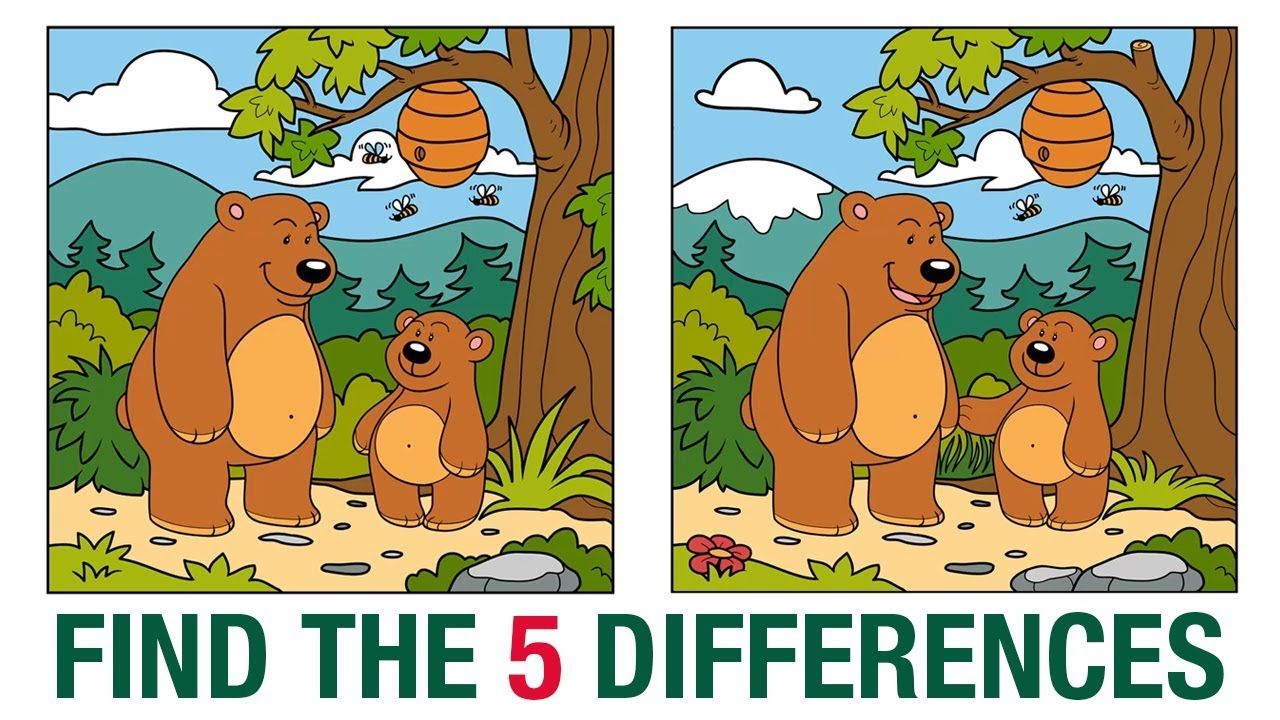
#> input picture spot_the_difference/puzzles/puzzle_01.png, 1280 x 720 px, found by its file name
$ python tune_sweep.py
#> lines starting #> are read from the running program, lines starting #| are printed output that depends on the picture
### spot_the_difference/spot_the_differences.py
#!/usr/bin/env python3
"""
spot_the_difference.py  (v2 – fixed)
=====================================
Fixes over v1:
  FIX A — Large blobs (r > max_allowed_r) are now SPLIT via distance-transform
           watershed instead of silently dropped.  This recovers the tail and
           cushion-stripe differences that were being swallowed by one giant
           alignment-artifact blob.
  FIX B — HUE_DILATE_KSIZE reduced 21→9 so the hue mask doesn't bleed and
           fuse unrelated regions into one oversized blob.
  FIX C — MERGE_RADIUS reduced 88→55 so spatially-separate differences
           (tail vs. cushion-stripe) don't collapse into a single circle that
           then exceeds the radius cap and gets dropped.
  FIX D — delta_floor lowered 8.0→7.0 to catch low-contrast diffs like the tail.
  FIX E — Circle padding tightened (+12→+6) so circles hug the real diff region.
  FIX F — No per-circle numbering badges.  Only the total count is shown on the
           Khmer banner.

Usage (unchanged):
  python spot_the_difference.py puzzle.jpg
  python spot_the_difference.py original.png modified.png
  python spot_the_difference.py numbergrid.png --mode number
"""

import sys
import argparse
import warnings
import random
import os
import re
import cv2
import numpy as np
from pathlib import Path
from skimage.metrics import structural_similarity as ssim
from PIL import Image, ImageDraw, ImageFont

warnings.filterwarnings("ignore")


# ─────────────────────────────────────────────────────────────────────────────
#  TUNING CONSTANTS
# ─────────────────────────────────────────────────────────────────────────────

MAX_WARP_SCALE       = 3.0
SAME_RATIO_TOL       = 0.03
ECC_MAX_DIM          = 400
ECC_MAX_ITER         = 150
ECC_EPS              = 1e-5

NUM_CELL_PAD         = 4
NUM_MIN_COLS         = 3
NUM_MIN_ROWS         = 3

HUE_FIXED_THRESH     = 30    # degrees — hue arc above this fires
HUE_SAT_MIN          = 30    # ignore pixels below this saturation
HUE_DILATE_KSIZE     = 9     # FIX B: was 21 — smaller kernel prevents blob fusion
HUE_SCORE_WEIGHT     = 0.5
MAX_BLOB_RADIUS_FRAC = 0.25
MERGE_RADIUS         = 55    # FIX C: was 88 — tighter merging
LOW_DELTA_FRAC       = 0.30
CIRCLE_PAD           = 6     # FIX E: was 12 — tighter circles


# ─────────────────────────────────────────────────────────────────────────────
#  FONTS
# ─────────────────────────────────────────────────────────────────────────────

_KHMER_FONT_CANDIDATES = [
    "/usr/share/fonts/truetype/noto/NotoSansKhmer-Bold.ttf",
    "/usr/share/fonts/truetype/noto/NotoSerifKhmer-Bold.ttf",
    "/usr/share/fonts/truetype/noto/NotoSansKhmer-Regular.ttf",
    "/usr/share/fonts/truetype/noto/NotoSerifKhmer-Regular.ttf",
    "C:/Windows/Fonts/NotoSansKhmer-Bold.ttf",
    "C:/Windows/Fonts/NotoSansKhmer-Regular.ttf",
    "C:/Windows/Fonts/NotoSerifKhmer-Bold.ttf",
    "C:/Windows/Fonts/NotoSerifKhmer-Regular.ttf",
    "/Library/Fonts/NotoSansKhmer-Bold.ttf",
    "/Library/Fonts/NotoSansKhmer-Regular.ttf",
    os.path.expanduser("~/Library/Fonts/NotoSansKhmer-Bold.ttf"),
    os.path.expanduser("~/Library/Fonts/NotoSansKhmer[wdth,wght].ttf"),
    "/usr/local/share/fonts/NotoSansKhmer-Bold.ttf",
    os.path.expanduser("~/.fonts/NotoSansKhmer-Bold.ttf"),
    os.path.expanduser("~/.local/share/fonts/NotoSansKhmer-Bold.ttf"),
]

_AVAILABLE_KHMER_FONTS = [p for p in _KHMER_FONT_CANDIDATES if os.path.exists(p)]

if not _AVAILABLE_KHMER_FONTS:
    print(
        "[WARN] No Khmer fonts found. Khmer text will fall back to the default font.\n"
        "       Linux : sudo apt install fonts-noto-core\n"
        "       macOS : brew install font-noto-sans-khmer"
    )

_LATIN_FONT = next((p for p in [
    "/usr/share/fonts/truetype/liberation/LiberationSans-Bold.ttf",
    "/usr/share/fonts/truetype/dejavu/DejaVuSans-Bold.ttf",
    "C:/Windows/Fonts/arialbd.ttf",
    "/Library/Fonts/Arial Bold.ttf",
    "/System/Library/Fonts/Supplemental/Arial Bold.ttf",
] if os.path.exists(p)), None)


# [15 lines left out: function pick_random_khmer_font, not called in this run]


# ─────────────────────────────────────────────────────────────────────────────
#  1.  IMAGE I/O
# ─────────────────────────────────────────────────────────────────────────────

def load_bgr(path: str) -> np.ndarray:
    return cv2.cvtColor(np.array(Image.open(path).convert("RGB")), cv2.COLOR_RGB2BGR)


# [77 lines left out: functions _find_separator, crop_text_by_gap, not called in this run]

def auto_slice(img: np.ndarray):
    h, w = img.shape[:2]

    # 1. Search Horizontal Cuts
    lo_y, hi_y = int(h * 0.45), int(h * 0.55)
    best_score_h = -1.0
    best_sep_h = -1
    best_a_h, best_b_h = None, None
    best_astart_h, best_bstart_h = 0, 0

    for sep in range(lo_y, hi_y):
        a, b = img[:sep], img[sep:]
        min_h = min(a.shape[0], b.shape[0])
        a_crop = a[-min_h:]
        b_crop = b[:min_h]
        score = _ssim(a_crop, b_crop)
        if score > best_score_h:
            best_score_h = score
            best_sep_h = sep
            best_a_h, best_b_h = a_crop, b_crop
            best_astart_h = sep - min_h
            best_bstart_h = sep
#> this loop made 72 passes
#> (score, best_score_h) on pass 1: (0.295, 0.295)
#> pass 1, in _ssim, `ga = _gray(cv2.resize(a, (512, 512)))`:
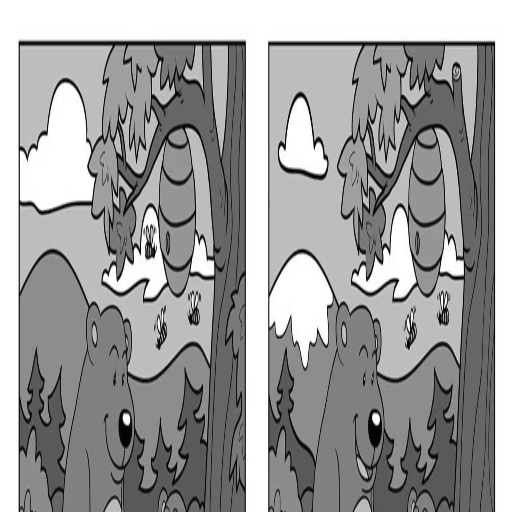
#> ga: shape (512, 512); min 0, max 255, mean 158.7
#> after the loop:
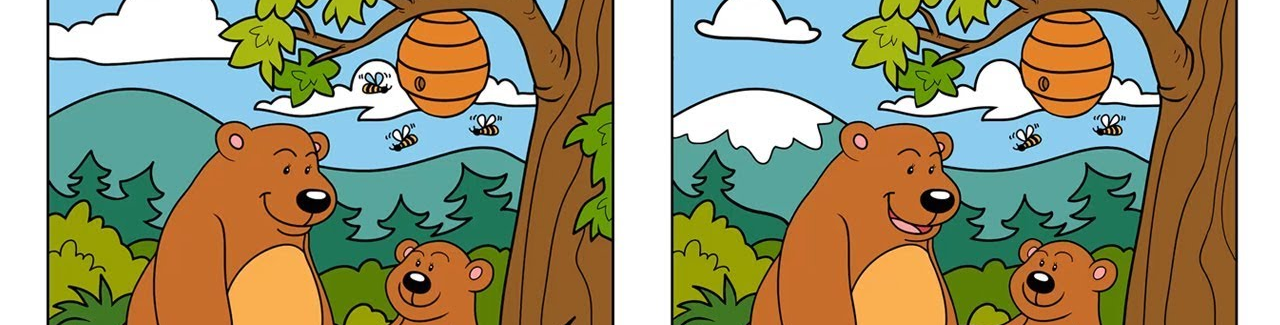
#> a_crop: shape (325, 1280, 3); mean B, G, R 118, 149, 150.6
#> after the loop, best_astart_h = 0; best_bstart_h = 324; best_score_h = 0.295; best_sep_h = 324

    # 2. Search Vertical Cuts
    lo_x, hi_x = int(w * 0.45), int(w * 0.55)
    best_score_v = -1.0
    best_sep_v = -1
    best_a_v, best_b_v = None, None
    best_astart_v, best_bstart_v = 0, 0

    for sep in range(lo_x, hi_x):
        a, b = img[:, :sep], img[:, sep:]
        min_w = min(a.shape[1], b.shape[1])
        a_crop = a[:, -min_w:]
        b_crop = b[:, :min_w]
        score = _ssim(a_crop, b_crop)
        if score > best_score_v:
            best_score_v = score
            best_sep_v = sep
            best_a_v, best_b_v = a_crop, b_crop
            best_astart_v = sep - min_w
            best_bstart_v = sep
#> this loop made 128 passes
#> (score, best_score_v) on passes 1 to 8: (0.32, 0.32), (0.323, 0.323), (0.324, 0.324), (0.325, 0.325), (0.325, 0.325), (0.327, 0.327), (0.329, 0.329), (0.332, 0.332)
#> pass 1, in _ssim (call 73), `ga = _gray(cv2.resize(a, (512, 512)))`:
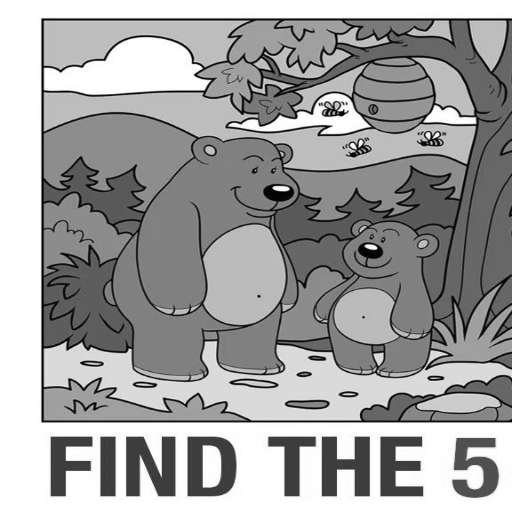
#> ga: shape (512, 512); min 0, max 255, mean 160.2
#> after the loop:
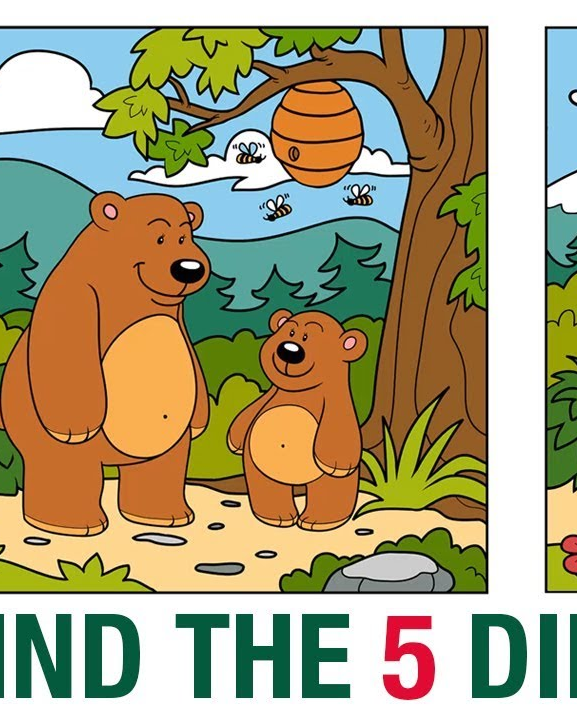
#> a_crop: shape (720, 577, 3); mean B, G, R 125.8, 160.7, 167.6
#> after the loop:
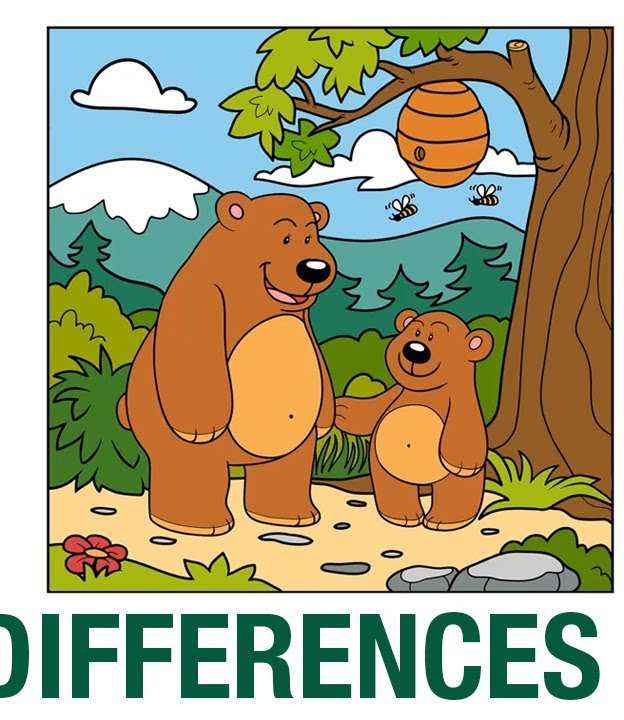
#> best_b_v: shape (720, 624, 3); mean B, G, R 127.7, 160.6, 164.3
#> after the loop, best_astart_v = 0; best_bstart_v = 624; best_score_v = 0.797; best_sep_v = 624

    # Compare horizontal vs vertical with aspect ratio penalty
    ratio_h = best_a_h.shape[1] / best_a_h.shape[0] if best_a_h is not None else 1.0
#> ratio_h = 3.95
    ratio_v = best_a_v.shape[1] / best_a_v.shape[0] if best_a_v is not None else 1.0
#> ratio_v = 0.867

    score_h = best_score_h
#> score_h = 0.295
    score_v = best_score_v
#> score_v = 0.797

    # Penalize extreme aspect ratios (ratio of width to height < 0.3 or > 3.3)
    if ratio_h < 0.3 or ratio_h > 3.3:
        score_h *= 0.1
#> score_h = 0.0295
    if ratio_v < 0.3 or ratio_v > 3.3:
        score_v *= 0.1

    if score_h >= score_v and best_score_h > 0:
        print(f"[INFO] Auto-sliced (Horizontal) → A{best_a_h.shape[:2]} B{best_b_h.shape[:2]} (SSIM {best_score_h:.2f} >= {best_score_v:.2f}, adjusted: {score_h:.2f} vs {score_v:.2f})")
        return best_a_h, best_b_h, best_astart_h, best_bstart_h
    elif score_v > score_h and best_score_v > 0:
        print(f"[INFO] Auto-sliced (Vertical) → A{best_a_v.shape[:2]} B{best_b_v.shape[:2]} (SSIM {best_score_v:.2f} > {best_score_h:.2f}, adjusted: {score_v:.2f} vs {score_h:.2f})")
#| [INFO] Auto-sliced (Vertical) → A(720, 624) B(720, 624) (SSIM 0.80 > 0.30, adjusted: 0.80 vs 0.03)
        return best_a_v, best_b_v, best_astart_v, best_bstart_v
    else:
        # Fallback if no peaks found (e.g. solid color)
        half = h // 2
        print("[WARN] No valid separators found! Falling back to horizontal mid-cut.")
        a, b = img[:half], img[half:]
        return a, b, 0, half


# ─────────────────────────────────────────────────────────────────────────────
#  2.  ALIGNMENT
# ─────────────────────────────────────────────────────────────────────────────

def _gray(img: np.ndarray) -> np.ndarray:
    return cv2.cvtColor(img, cv2.COLOR_BGR2GRAY)


def _ssim(a: np.ndarray, b: np.ndarray) -> float:
    ga = _gray(cv2.resize(a, (512, 512)))
    gb = _gray(cv2.resize(b, (512, 512)))
    score, _ = ssim(ga, gb, full=True)
    return float(score)


def _warp_h(src, H, wh):
    return cv2.warpPerspective(src, H, wh,
                               flags=cv2.INTER_LANCZOS4,
                               borderMode=cv2.BORDER_REFLECT_101)


def _homography_ok(H, w, h):
    if H is None:
        return False
    pts  = np.float32([[0,0],[w,0],[w,h],[0,h]]).reshape(-1,1,2)
    out  = cv2.perspectiveTransform(pts, H).reshape(-1,2)
    ow   = float(np.max(out[:,0]) - np.min(out[:,0]))
    oh   = float(np.max(out[:,1]) - np.min(out[:,1]))
    if ow < 1 or oh < 1:
        return False
    sx, sy = ow/w, oh/h
    lo, hi = 1.0/MAX_WARP_SCALE, float(MAX_WARP_SCALE)
    return lo < sx < hi and lo < sy < hi


def _stage1_scale(ref, tgt):
    h,  w  = ref.shape[:2]
    ht, wt = tgt.shape[:2]
    if h == ht and w == wt:
        print("[INFO] Stage-1: same size — skip")
        return tgt
    ar_r = w  / h
    ar_t = wt / ht
    diff = abs(ar_r - ar_t) / max(ar_r, ar_t)
    if diff <= SAME_RATIO_TOL:
        out = cv2.resize(tgt, (w, h), interpolation=cv2.INTER_LANCZOS4)
        print(f"[INFO] Stage-1: same ratio → Lanczos resize")
        return out
    scale   = min(w / wt, h / ht)
    nw, nh  = int(wt * scale), int(ht * scale)
    resized = cv2.resize(tgt, (nw, nh), interpolation=cv2.INTER_LANCZOS4)
    edge    = np.concatenate([resized[0].reshape(-1,3), resized[-1].reshape(-1,3),
                              resized[:,0].reshape(-1,3), resized[:,-1].reshape(-1,3)])
    pad_c   = tuple(int(x) for x in np.median(edge, axis=0))
    canvas  = np.full((h, w, 3), pad_c, dtype=np.uint8)
    y0, x0  = (h - nh) // 2, (w - nw) // 2
    canvas[y0:y0+nh, x0:x0+nw] = resized
    print(f"[INFO] Stage-1: different ratio → fit-and-pad")
    return canvas


def _match(g_ref, g_tgt, name):
    if   name == "SIFT":  det, norm = cv2.SIFT_create(nfeatures=12000), cv2.NORM_L2
    elif name == "AKAZE": det, norm = cv2.AKAZE_create(),                cv2.NORM_HAMMING
    else:                 det, norm = cv2.ORB_create(nfeatures=12000),   cv2.NORM_HAMMING
    kp1, d1 = det.detectAndCompute(g_ref, None)
    kp2, d2 = det.detectAndCompute(g_tgt, None)
    if d1 is None or d2 is None or len(kp1) < 8 or len(kp2) < 8:
        return kp1, kp2, []
    matcher = cv2.BFMatcher(norm, crossCheck=False)
    raw     = matcher.knnMatch(d2, d1, k=2)
    good    = [m for m,n in raw if len((m,n))==2 and m.distance < 0.78*n.distance]
    return kp1, kp2, good


def _stage2_features(ref, tgt):
    h, w  = ref.shape[:2]
    g_ref = _gray(ref)
    g_tgt = _gray(tgt)
    for name in ("SIFT", "AKAZE", "ORB"):
        kp1, kp2, good = _match(g_ref, g_tgt, name)
        print(f"[INFO] Stage-2 {name}: {len(good)} good matches")
        if len(good) < 12:
            continue
        src = np.float32([kp2[m.queryIdx].pt for m in good]).reshape(-1,1,2)
        dst = np.float32([kp1[m.trainIdx].pt for m in good]).reshape(-1,1,2)
        H, mask = cv2.findHomography(src, dst, cv2.RANSAC, 5.0)
        if not _homography_ok(H, w, h):
            print(f"[WARN] Stage-2 {name}: homography failed sanity check")
            continue
        inliers = int(mask.sum()) if mask is not None else 0
        print(f"[INFO] Stage-2 {name}: accepted ({inliers} inliers)")
        warped  = _warp_h(tgt, H, (w, h))
        corners = np.float32([[0,0],[w,0],[w,h],[0,h]]).reshape(-1,1,2)
        mapped  = cv2.perspectiveTransform(corners, H).reshape(-1,2)
        vy1     = min(h, int(np.floor(mapped[:,1].max())))
        vy1     = vy1 if vy1 > 10 else h
        return warped, (0, vy1), H
    print("[WARN] Stage-2: no usable homography")
    return tgt, (0, h), None


def _stage3_ecc(ref, tgt):
    h, w   = ref.shape[:2]
    sc     = min(1.0, ECC_MAX_DIM / max(h, w))
    sw, sh = int(w*sc), int(h*sc)
    g_ref  = _gray(cv2.resize(ref, (sw, sh)))
    g_tgt  = _gray(cv2.resize(tgt, (sw, sh)))
    criteria = (cv2.TERM_CRITERIA_EPS | cv2.TERM_CRITERIA_COUNT, ECC_MAX_ITER, ECC_EPS)
    H_init   = np.eye(3, dtype=np.float32)
    try:
        _, H_small = cv2.findTransformECC(g_ref, g_tgt, H_init,
                                          cv2.MOTION_HOMOGRAPHY, criteria,
                                          inputMask=None, gaussFiltSize=5)
    except cv2.error as e:
        print(f"[WARN] Stage-3 ECC: {e}")
        return tgt, None
    H_full       = H_small.copy()
    H_full[0, 2] /= sc
    H_full[1, 2] /= sc
    if not _homography_ok(H_full, w, h):
        print("[WARN] Stage-3 ECC: insane result — skipped")
        return tgt, None
    return _warp_h(tgt, H_full, (w, h)), H_full


def align(ref, tgt, skip_ecc=True):
    h, w = ref.shape[:2]
    ht, wt = tgt.shape[:2]

    s0 = _ssim(ref, tgt)
    print(f"[INFO] SSIM before alignment : {s0:.4f}")

    tgt = _stage1_scale(ref, tgt)
    s1  = _ssim(ref, tgt)
    print(f"[INFO] SSIM after  Stage-1   : {s1:.4f}")

    # Initialize valid mask from Stage-1
    ar_r = w / h
    ar_t = wt / ht
    diff = abs(ar_r - ar_t) / max(ar_r, ar_t)

    valid_mask = np.zeros((h, w), dtype=np.uint8)
    if h == ht and w == wt:
        valid_mask[:, :] = 255
    elif diff <= SAME_RATIO_TOL:
        valid_mask[:, :] = 255
    else:
        scale = min(w / wt, h / ht)
        nw, nh = int(wt * scale), int(ht * scale)
        y0, x0 = (h - nh) // 2, (w - nw) // 2
        valid_mask[y0:y0+nh, x0:x0+nw] = 255

    tgt2, valid_range, H = _stage2_features(ref, tgt)
    s2 = _ssim(ref, tgt2)
    if s2 >= s1 - 0.005:
        tgt, s_cur = tgt2, s2
        if H is not None:
            valid_mask = cv2.warpPerspective(valid_mask, H, (w, h), flags=cv2.INTER_NEAREST, borderMode=cv2.BORDER_CONSTANT, borderValue=0)
    else:
        s_cur = s1; H = None; valid_range = (0, ref.shape[0])
        print("[INFO] Stage-2 made things worse — reverted")
    print(f"[INFO] SSIM after  Stage-2   : {s_cur:.4f}")

    if not skip_ecc:
        tgt3, H_ecc = _stage3_ecc(ref, tgt)
        s3   = _ssim(ref, tgt3)
        if s3 > s_cur + 0.001:
            tgt, s_cur = tgt3, s3
            if H is not None and H_ecc is not None:
                H = H_ecc @ H
            elif H_ecc is not None:
                H = H_ecc
            if H_ecc is not None:
                valid_mask = cv2.warpPerspective(valid_mask, H_ecc, (w, h), flags=cv2.INTER_NEAREST, borderMode=cv2.BORDER_CONSTANT, borderValue=0)
            print(f"[INFO] SSIM after  Stage-3   : {s_cur:.4f}  (ECC applied)")
        else:
            print(f"[INFO] SSIM after  Stage-3   : {s3:.4f}  (ECC skipped)")

    return tgt, valid_range, H, valid_mask


# ─────────────────────────────────────────────────────────────────────────────
#  3.  DIFFERENCE DETECTION
# ─────────────────────────────────────────────────────────────────────────────

# [522 lines left out: functions _auto_threshold, _lab_delta_map, _hue_delta_map, _split_large_blob, is_watermark_text, _mask_ocr_text and 2 more, not called in this run]


# ─────────────────────────────────────────────────────────────────────────────
#  3b.  LINE-DRAWING MODE
# ─────────────────────────────────────────────────────────────────────────────

_SATURATION_LINE_THRESHOLD = 20

# [524 lines left out: functions is_line_drawing, detect_line, _ocr_digit_grid, _crop_grid_content, _grid_cell_centres, _find_grid_crop_coords and 5 more, not called in this run]


def _khmer_digits(n: int) -> str:
    return str(n).translate(str.maketrans("0123456789", "០១២៣៤៥៦៧៨៩"))


# [366 lines left out: functions make_khmer_banner, add_watermark, build_stacked_output, build_vertical_split_output, build_stacked_output_numgrid, build_sidebyside_output and 3 more, not called in this run]


# [2 lines that do not run on import are left out]

### spot_the_difference/scratch/tune_sweep.py
import cv2
import numpy as np
import sys
from pathlib import Path

SCRIPT_DIR = Path(__file__).resolve().parent
sys.path.append(str(SCRIPT_DIR))

import spot_the_differences

val_dir = SCRIPT_DIR / "validation_dataset"
expected = {
    "puzzle_01.png": 10,
    "puzzle_02.jpg": 10,
    "puzzle_03.jpg": 8,
    "puzzle_04.jpg": 12,
    "puzzle_05.jpg": 10,
    "puzzle_06.jpg": 17
}

# Cache aligned images
cache = {}
print("Pre-aligning images...")
for puzzle_name in expected.keys():
    print(f"Aligning {puzzle_name}...")
    img = spot_the_differences.load_bgr(str(val_dir / puzzle_name))
    img_a, img_b, a_start, b_start = spot_the_differences.auto_slice(img)
#> a_start = 0; b_start = 624
    img_b_aligned, valid_y_range, H_align = spot_the_differences.align(img_a, img_b, skip_ecc=False)
#> in align, `s0 = _ssim(ref, tgt)`: s0 = 0.797
#| [INFO] SSIM before alignment : 0.7967
#| [INFO] SSIM after  Stage-1   : 0.7967
#> the loop in _stage2_features, `for name in ("SIFT", "AKAZE", "ORB"):` made 1 pass
#> (raw in _match, good, ow in _homography_ok, oh in _homography_ok, sx in _homography_ok, sy in _homography_ok, inliers, vy1) on pass 1: (1499 matches, 758 matches, 624.9, 721, 1, 1, 614, 720)
#> (printed output is left out)
#> in align, `tgt2, valid_range, H = _stage2_features(ref, tgt)`: valid_range = (0, 720); H = [[1, -0.000277, -0.234], [0.000148, 1, -0.24], [4.93e-07, -6.75e-07, 1]]
#> in align, `s2 = _ssim(ref, tgt2)`: s2 = 0.809
#| [INFO] SSIM after  Stage-2   : 0.8090
#> in _stage3_ecc, `g_tgt  = _gray(cv2.resize(tgt, (sw, sh)))`:
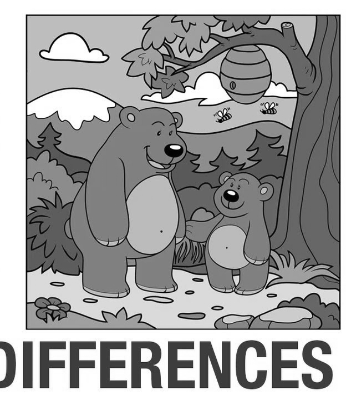
#> g_tgt: shape (400, 346); min 0, max 255, mean 157.6
#> in _stage3_ecc, `_, H_small = cv2.findTransformECC(g_ref, g_tgt, H_init, cv2.MOTION_HOM..`: H_small = [[0.998, -0.00829, 0.919], [0.00147, 0.993, -0.0234], [2.37e-06, -2.14e-05, 1]]
#> in _stage3_ecc, `H_full       = H_small.copy()`: H_full has the same summary as H_small
#> call 2 of _warp_h, with H = array of shape (3, 3), wh = (624, 720)
#> in _warp_h (call 2), `return cv2.warpPerspective(src, H, wh, flags=cv2.INTER_LANCZOS4, borde..`:
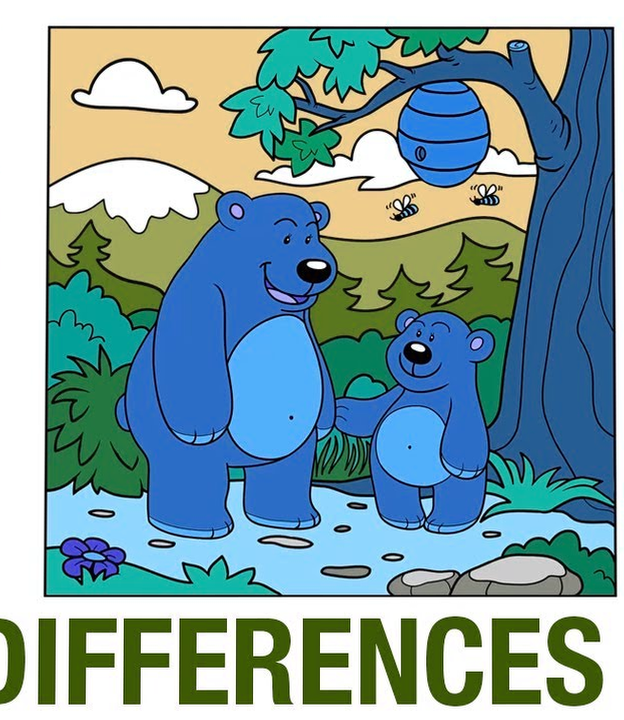
#> returned value: shape (720, 624, 3); mean of channels 0, 1, 2 125.9, 159.1, 163; drawn as R, G, B
#> in align, `tgt3, H_ecc = _stage3_ecc(ref, tgt)`: H_ecc = [[0.998, -0.00829, 1.65], [0.00147, 0.993, -0.0421], [2.37e-06, -2.14e-05, 1]]
#> in align, `s3   = _ssim(ref, tgt3)`: s3 = 0.648
#| [INFO] SSIM after  Stage-3   : 0.6484  (ECC skipped)
#> (the run stopped early here; a loop or call above may not have finished)
